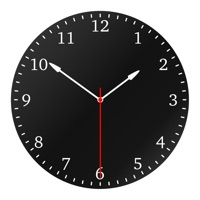
#> input picture Image/orgClock.jpg, 200 x 200 px, found by its file name
$ python ImageConvert.py
#> lines starting #> are read from the running program, lines starting #| are printed output that depends on the picture
from cv2 import cv2

niddleImg = cv2.imread('../playdata/Python_encore/EncoreOpenCVProject/Image/orgClock.jpg',cv2.IMREAD_GRAYSCALE)
#> niddleImg: shape (200, 200); min 0, max 255, mean 118.3
height, width = niddleImg.shape
#> height = 200; width = 200
for i in range(1, 13):
    matrix = cv2.getRotationMatrix2D((width/2, height/2), i*30, 1)
    dst = cv2.warpAffine(niddleImg, matrix, (width, height))
    cv2.imwrite('ratate' + str(i*30)+'.jpg',dst)
#> this loop made 12 passes
#> pass 1, `dst = cv2.warpAffine(niddleImg, matrix, (width, height))`:
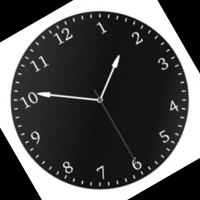
#> dst: shape (200, 200); min 0, max 255, mean 78.9
#> pass 2, `dst = cv2.warpAffine(niddleImg, matrix, (width, height))`:
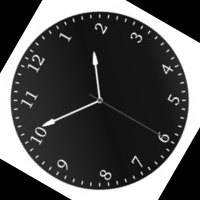
#> dst: shape (200, 200); min 0, max 255, mean 78.9
#> pass 3, `dst = cv2.warpAffine(niddleImg, matrix, (width, height))`:
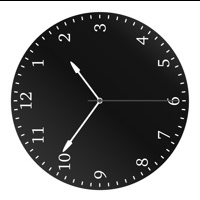
#> dst: shape (200, 200); min 0, max 255, mean 117.1

$ run again, with Image/ratate120.jpg copied over Image/orgClock.jpg
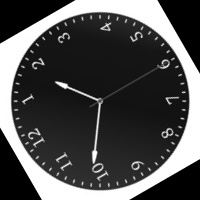
#> input picture Image/ratate120.jpg, 200 x 200 px, found by its file name
#> niddleImg is the input picture: shape (200, 200); min 0, max 255, mean 78.8
#> the loop `for i in range(1, 13):` made 12 passes
#> pass 1, `dst = cv2.warpAffine(niddleImg, matrix, (width, height))`:
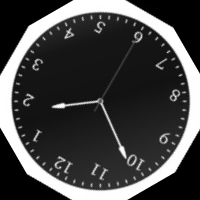
#> dst: shape (200, 200); min 0, max 255, mean 68.3
#> pass 3, `dst = cv2.warpAffine(niddleImg, matrix, (width, height))`:
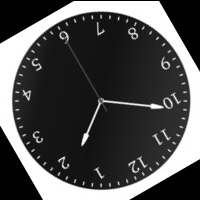
#> dst: shape (200, 200); min 0, max 255, mean 78.3

$ run again, with Image/ratate150.jpg copied over Image/orgClock.jpg
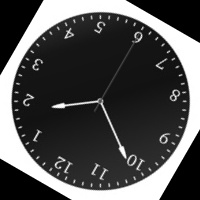
#> input picture Image/ratate150.jpg, 200 x 200 px, found by its file name
#> niddleImg is the input picture: shape (200, 200); min 0, max 255, mean 78.8
#> the loop `for i in range(1, 13):` made 12 passes
#> pass 1, `dst = cv2.warpAffine(niddleImg, matrix, (width, height))`:
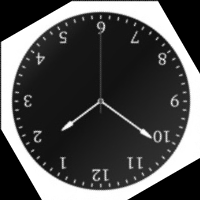
#> dst: shape (200, 200); min 0, max 255, mean 77.7
#> pass 3, `dst = cv2.warpAffine(niddleImg, matrix, (width, height))`:
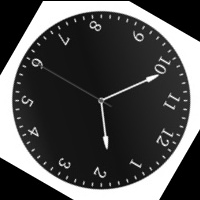
#> dst: shape (200, 200); min 0, max 255, mean 78.3

$ run again, with Image/ratate180.jpg copied over Image/orgClock.jpg
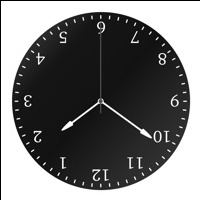
#> input picture Image/ratate180.jpg, 200 x 200 px, found by its file name
#> niddleImg is the input picture: shape (200, 200); min 0, max 255, mean 115.8
#> the loop `for i in range(1, 13):` made 12 passes
#> pass 1, `dst = cv2.warpAffine(niddleImg, matrix, (width, height))`:
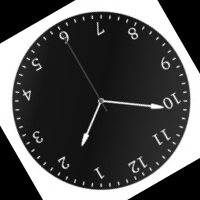
#> dst: shape (200, 200); min 0, max 255, mean 77.8
#> pass 3, `dst = cv2.warpAffine(niddleImg, matrix, (width, height))`:
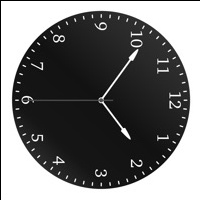
#> dst: shape (200, 200); min 0, max 255, mean 115.8
